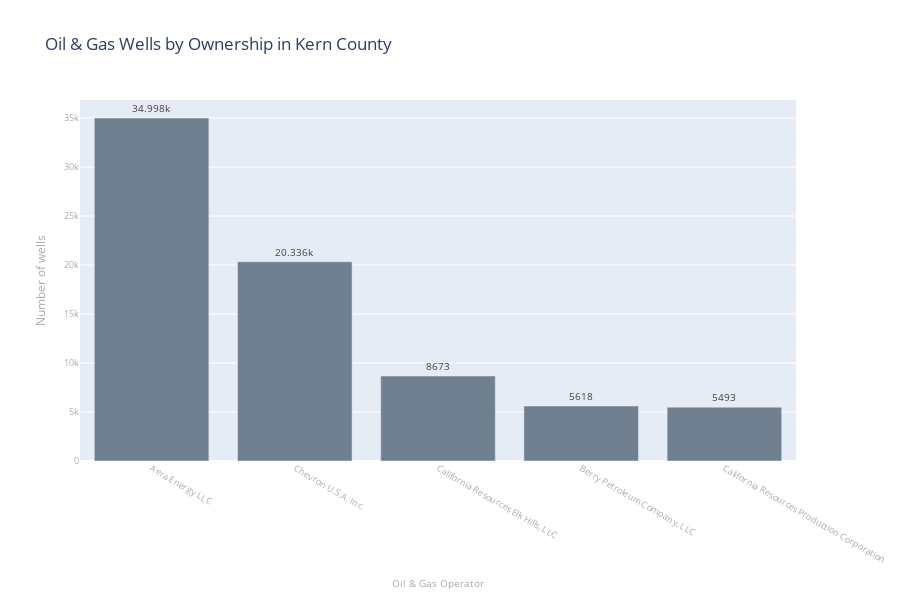

Notebook code for this chart:
### Code cell
# bar chart
fig = px.bar(operator_count.head(5),
        x='OperatorNa',
        y='count_wells',
        title="Oil & Gas Wells by Ownership in Kern County", # title
        text_auto = True,
        height=600,
        width=900,
        color_discrete_sequence =['slategray']*len(operator_count), # single color for all the bars
        labels={'count_wells': 'Number of wells','OperatorNa': 'Oil & Gas Operator'})
# bar label
fig.update_traces(textposition='outside',textfont_size=10,textfont_color='#444')
# axes labels
fig.update_yaxes(title_font_size=12,title_font_color='#aaa',tickfont_color='#aaa',tickfont_size=9)
fig.update_xaxes(title_font_size=10,title_font_color='#aaa',tickfont_color='#aaa',tickfont_size=9)
# show the figure
fig.show()

### Figure 1 — Plotly figure (JSON) as saved in the notebook; plotly's stock layout.template omitted (floating-point values rounded to 4 significant figures)
{"data": [{"alignmentgroup": "True", "hovertemplate": "Oil & Gas Operator=%{x}<br>Number of wells=%{y}<extra></extra>", "legendgroup": "", "marker": {"color": "slategray", "pattern": {"shape": ""}}, "name": "", "offsetgroup": "", "orientation": "v", "showlegend": false, "textfont": {"color": "#444", "size": 10}, "textposition": "outside", "texttemplate": "%{y}", "type": "bar", "x": ["Aera Energy LLC", "Chevron U.S.A. Inc.", "California Resources Elk Hills, LLC", "Berry Petroleum Company, LLC", "California Resources Production Corporation"], "xaxis": "x", "y": [34998, 20336, 8673, 5618, 5493], "yaxis": "y"}], "layout": {"barmode": "relative", "height": 600, "legend": {"tracegroupgap": 0}, "title": {"text": "Oil & Gas Wells by Ownership in Kern County"}, "width": 900, "xaxis": {"anchor": "y", "autorange": true, "domain": [0, 1], "range": [-0.5, 4.5], "tickfont": {"color": "#aaa", "size": 9}, "title": {"font": {"color": "#aaa", "size": 10}, "text": "Oil & Gas Operator"}, "type": "category"}, "yaxis": {"anchor": "x", "autorange": true, "domain": [0, 1], "range": [0, 36840], "tickfont": {"color": "#aaa", "size": 9}, "title": {"font": {"color": "#aaa", "size": 12}, "text": "Number of wells"}, "type": "linear"}}}
